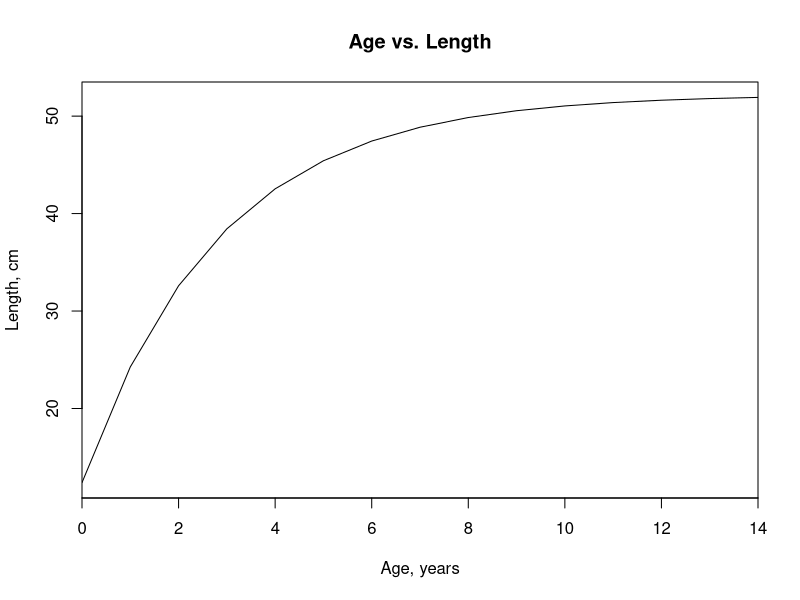
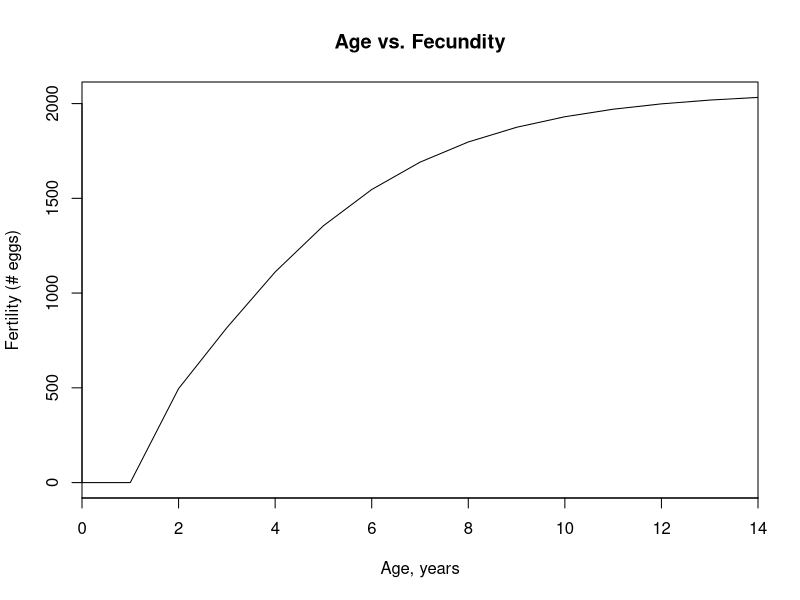
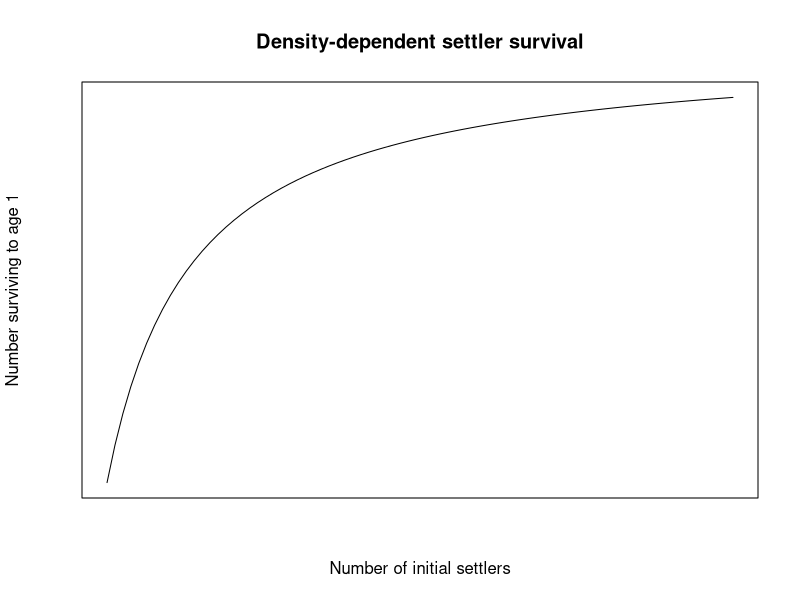

Generate these figures, in order, with R: (Note: this script raises an error after producing the figures.)
## ---- chunk 1
library(RColorBrewer)
library(ggplot2)
library(reshape2)
## ---- chunk 2
max.age <- 14 # max age class (number of age classes will be this plus 1 (for age 0)
gamma <- 0.125 # proportion of settling larvae that survive the first year
ext <- 1000 # number of externally supplied larvae
e.vec <- c(1,rep(0,(max.age))) # allows addition of external larvae to the matrix
ret <- 0.5 # proportion of locally produced larvae that return (self-seeding proportion)
surv <- 0.863 # natural survival of post-settler larvae
p.vec <- c(1,rep(surv,max.age)) # survivorship vector (p.vec[i] is the survival from age i-2 to i-1)

## Rate of self-recruitment (placeholder; sampled from a beta distribution later)
a <- 0.001

## Von Bertalanffy parameters
Linf <- 52.2 #L infinity, asymptotic length
K <- 0.354 #growth rate
t0 <- -0.766 #theoretical age at zero length
vb <- c(Linf, K, t0) #concatenated 3 V-B growth params

## Fecundity/fertility/length relationship
repr.age <- 2 #age at first reproduction
f1 <- 0.0129
f2 <- 3.03

## Beverton-Holt parameter, for density-dependent model
B <- .0001 # (B-H beta parameter)

## Years for each simulation
sim.years <- 200
## ---- chunk 3
vb.growth <- function(age.vec,vb)  { 
  ## function that takes an age vector and a vector of V-B params, c(Linf, K, t0)
  ## returns a vector of lengths
  lengths <- sapply(age.vec, function(x) vb[1]*(1-exp(-vb[2]*(x-vb[3]))))
  return(lengths)
  }

## with our parameters:
l.vec <- vb.growth(age.vec=0:max.age,vb=vb) #vector of lengths (to be used later)
plot(0:max.age,l.vec,main="Age vs. Length",type='l',xlab='Age, years',ylab='Length, cm',
     xaxs='i')
## ---- chunk 4
 fert <- function(age.vec, vb, repr.age, f1,f2) {
  ## function that builds on VB equation above, taking three more parameters to calculate fertility
  ## as a function of age.
  ## From Armsworth (2002) and Sadovy (1996)
  l.vec <- vb.growth(age.vec=age.vec,vb=vb)
  f <- sapply(l.vec, function(x) f1*x^f2)
  f[1:repr.age] <- 0
  return(f)
}

# with our parameters:
f.vec <- fert(age.vec=0:max.age,vb=vb,repr.age=repr.age,f1=f1,f2=f2)
plot(0:max.age,f.vec,main="Age vs. Fecundity",type='l',xlab='Age, years',ylab='Fertility (# eggs)',
     xaxs='i')
## ---- chunk 5
net.R <- function(f.vec,p.vec) {
  p.cum <- numeric()
  for (i in 1:(max.age+1)) { #cumulative survival (i.e. vector of prob. surviving age 0:x)
    p.cum[i] <- prod(p.vec[1:i])
  }
  R <- sum(f.vec*p.cum)
  return(R)
}
## ---- chunk 6
M.di <- function (max.age,a, gamma, f.vec, p.vec) {
  M=matrix(nrow=max.age+1,ncol=max.age+1)
  r1 <- f.vec*a*gamma #first row, allowing for a partially open population and settler mortality in year 1
  M[1,] <-r1
  for (i in 2:(max.age+1)) { #rows 2 to max age
    row <- numeric(max.age+1)
    row[i-1] <- p.vec[i]
    M[i,] <- row
  }
  return(M)
}
## ---- chunk 7
S.dd <- function(a,f.vec,n.vec,ext) {
  a*sum(f.vec*n.vec)+ext
}

G <- function(a,f.vec,n.vec,ext,gamma,B) { #utilizes the S(t) equation above
  s <- S.dd(a,f.vec,n.vec,ext)
  out <- (gamma*s)/(1+B*s)
  return(out)
}
## ---- chunk 8
n.vec.test <- seq(1,4000,by=50)
G.test <- sapply(n.vec.test,G,B=B,a=a,f.vec=f.vec,ext=ext,gamma=gamma)
plot(n.vec.test,G.test, type='l',xaxt='n',yaxt='n', main='Density-dependent settler survival',xlab='Number of initial settlers', ylab='Number surviving to age 1')
## ---- chunk 9
M.dd <- function (max.age,a, gamma, f.vec, p.vec,n.vec,ext, B) {
  M=matrix(nrow=max.age+1,ncol=max.age+1)
  ## Calls the G(S) function, which requires 3 new params: n.vec, ext, and B
  g <- G(a=a,f.vec=f.vec,n.vec=n.vec,ext=ext,gamma=gamma,B=B)
  r1 <- f.vec*a*g #first row, allowing for a partially open population and settler mortality in year 1
  M[1,] <-r1
  for (i in 2:(max.age+1)) { #rows 2 to max age
    row <- numeric(max.age+1)
    row[i-1] <- p.vec[i]
    M[i,] <- row
  }
  return(M)
}
## ---- chunk 10
estBetaParams <- function(mu, cv) { # estimates parameters for a beta distribution, for a desired mean and cv
  var = (cv*mu)^2
  alpha <- ((1 - mu) / var - 1 / mu) * mu ^ 2
  beta <- alpha * (1 / mu - 1)
  return(params = list(alpha = alpha, beta = beta))
}
## for a mean of around 0.1% (0.001) for a, and a cv of 0.5, the parameters are:

a.alpha <- 4
a.beta <- 4000

estlnormParams <- function(mean,cv) { #estimates location and scale parameters for a lognormal distribution for a desired mean and cv, for use in R's rlnorm function
  var = (cv*mean)^2
  scale <- sqrt(log(1+var/mean^2))
  loc <- log(mean)-scale/2
  return(params=list(meanlog=loc, sdlog=scale))
}

ext.meanlog <- 6.67
ext.sdlog <- 0.47

## ---- chunk 11

## Calls all the parts we've coded so far
sim.dipop <- function(nyears=200,max.age=14,Linf=52.2,K=0.354,t0 = -0.766, surv=0.863, repr.age=2, gamma=0.125,
                    f1=0.0129,f2=3.03,a.mu=0.001,a.cv=0.5, ext.mean=1000, ext.cv=0.5) {
  ## age vector
  age.vec <- 0:max.age
  
  ## lengths vector
  vb <- c(Linf,K,t0)
  l.vec <- vb.growth(age.vec=0:max.age,vb=vb)
  
  ## fertility vector
  f.vec <- fert(age.vec=0:max.age,vb=vb,repr.age=repr.age,f1=f1,f2=f2)
  
  ## survival vector
  p.vec <- c(1,rep(surv,max.age))
  
  ## allows external larvae to affect the matrix
  e.vec <- c(1,rep(0,(max.age)))
  
  ## parameters and vector for beta-distributed a (self-recruitment rate)
  a.alpha <- estBetaParams(mu=a.mu,cv=a.cv)[[1]]
  a.beta <- estBetaParams(mu=a.mu,cv=a.cv)[[2]]
  a.rand <- a.rand <- rbeta(n=nyears,shape1=a.alpha,shape2=a.beta)
  
  ## parameters and vector for log-norm-distributed ext (number of external larvae)
  ext.meanlog <- estlnormParams(mean=ext.mean,cv=ext.cv)[[1]]
  ext.sdlog <- estlnormParams(mean=ext.mean,cv=ext.cv)[[2]]
  ext.rand <- rlnorm(n=nyears,meanlog=ext.meanlog,sdlog=ext.sdlog)
  
  ## the simulation output matrix
  d.i.sim <- matrix(nrow=(max.age+1), ncol=nyears)
  d.i.simtot <- numeric() # total population
  Ninit <- rep(250,15) # starting abundance (equal in all classes)
  d.i.sim[,1] <- Ninit
  d.i.simtot <- sum(Ninit)
  eigens <- numeric() # for holding eigenvalues
  Radj <- numeric() # for holding "adjusted" R values (R*gamma*a in each year)
  
  ## run the simulation
  for (i in 1:(nyears-1)) {
    demo.rand <- runif(1,min=0.875,max=1.125) # allows uniform random synchronous variation
    M <- M.di(max.age=max.age,a=a.rand[i], gamma=gamma*demo.rand, f.vec=f.vec*demo.rand, p.vec=p.vec*demo.rand)
    eigens[i] <- eigen(M)[[1]][1] #store the dominant eigen value
    Radj[i] <- net.R(f.vec=f.vec*demo.rand,p.vec=p.vec*demo.rand)*(gamma*demo.rand)*a.rand[i]
    N.vec <- M%*%d.i.sim[,i] + (gamma*ext.rand[i]*e.vec)
    d.i.sim[,i+1] <- N.vec
    d.i.simtot[i+1] <- sum(N.vec)
  }
  demo.rand <- runif(1,min=0.875,max=1.125) # allows uniform random synchronous variation
  M <- M.di(a=a.rand[nyears], gamma=gamma*demo.rand, f.vec=f.vec*demo.rand, p.vec=p.vec*demo.rand)
  eigens[nyears] <- eigen(M)[[1]][1] #store the dominant eigen value
  Radj[nyears] <- net.R(f.vec=f.vec*demo.rand,p.vec=p.vec*demo.rand)*(gamma*demo.rand)*a.rand[nyears]
  
  ## Returns a list with the last 100 years of the simulation, including population (every age class), total population summed over age classes, proportional population in each age class, eigenvalues of each year's matrix, and Reproductive Value for the average individual each year, adjusted for settler survival (gamma) and self-recruitment rate a.
  return(list(pop=d.i.sim[(nyears-99):nyears],tot=d.i.simtot[(nyears-99):nyears],props=apply(d.i.sim,
              MARGIN=2,FUN=function(x) x/sum(x))[(nyears-99):nyears], eigens=Re(eigens[(nyears-99):nyears]),
              Radj=Radj[(nyears-99):nyears]))
}

simtest<- sim.dipop()
simtestplot<-ggplot(melt(simtest[['Radj']]),aes(x=101:200,y=value)) +geom_line()
simtestplot +geom_hline(aes(yintercept=mean(value)))
## ---- chunk 12
a.sens <- seq(.001,.01,length=50)
sens.cv <- numeric()
sens.eigen <- numeric()
sens.tot <- numeric()
sens.Radj <- numeric()
for(i in 1:length(a.sens)) {
  sim <- sim.dipop(a.mu=a.sens[i])
  sens.tot[i] <- mean(sim[['tot']])
  sens.cv[i] <- sd(sim[['tot']])/mean(sim[['tot']])
  sens.eigen[i] <- mean(sim[['eigens']])
  sens.Radj[i]<-mean(sim[['Radj']])
}
sens.data <- as.data.frame(cbind(a.sens,sens.cv,sens.eigen,sens.tot,sens.Radj))
ggplot(sens.data,aes(x=a.sens,y=sens.cv)) + geom_point()
ggplot(sens.data,aes(x=a.sens,y=sens.eigen)) + geom_point()
ggplot(sens.data,aes(x=a.sens,y=sens.Radj,colour='red')) +geom_point()
ggplot(sens.data,aes(x=a.sens,y=sens.tot)) + geom_point()

## ---- chunk 13
ext.sens <- seq(100,10000,length=50)
extsens.cv <- numeric()
extsens.eigen <- numeric()
extsens.tot <- numeric()
extsens.Radj <- numeric()
for(i in 1:length(ext.sens)) {
  sim <- sim.dipop(ext.mean=ext.sens[i])
  extsens.tot[i] <- mean(sim[['tot']])
  extsens.cv[i] <- sd(sim[['tot']])/mean(sim[['tot']])
  extsens.eigen[i] <- mean(sim[['eigens']])
  extsens.Radj[i]<-mean(sim[['Radj']])
}
extsens.data <- as.data.frame(cbind(ext.sens,extsens.cv,extsens.eigen,extsens.tot,extsens.Radj))
ggplot(extsens.data,aes(x=ext.sens,y=extsens.cv)) + geom_point()
ggplot(extsens.data,aes(x=ext.sens,y=extsens.eigen)) + geom_point()
ggplot(extsens.data,aes(x=ext.sens,y=extsens.Radj,colour='red')) +geom_point()
ggplot(extsens.data,aes(x=ext.sens,y=extsens.tot)) + geom_point()

## ---- chunk 14

## Calls all the parts we've coded so far
sim.ddpop <- function(nyears=200,max.age=14,Linf=52.2,K=0.354,t0 = -0.766, surv=0.863, repr.age=2, gamma=0.125,
                    f1=0.0129,f2=3.03,a.mu=0.001,a.cv=0.5, ext.mean=1000, ext.cv=0.5, B=0.0001) {
  ## age vector
  age.vec <- 0:max.age
  
  ## lengths vector
  vb <- c(Linf,K,t0)
  l.vec <- vb.growth(age.vec=0:max.age,vb=vb)
  
  ## fertility vector
  f.vec <- fert(age.vec=0:max.age,vb=vb,repr.age=repr.age,f1=f1,f2=f2)
  
  ## survival vector
  p.vec <- c(1,rep(surv,max.age))
  
  ## allows external larvae to affect the matrix
  e.vec <- c(1,rep(0,(max.age)))
  
  ## parameters and vector for beta-distributed a (self-recruitment rate)
  a.alpha <- estBetaParams(mu=a.mu,cv=a.cv)[[1]]
  a.beta <- estBetaParams(mu=a.mu,cv=a.cv)[[2]]
  a.rand <- a.rand <- rbeta(n=nyears,shape1=a.alpha,shape2=a.beta)
  
  ## parameters and vector for log-norm-distributed ext (number of external larvae)
  ext.meanlog <- estlnormParams(mean=ext.mean,cv=ext.cv)[[1]]
  ext.sdlog <- estlnormParams(mean=ext.mean,cv=ext.cv)[[2]]
  ext.rand <- rlnorm(n=nyears,meanlog=ext.meanlog,sdlog=ext.sdlog)
  
  ## the simulation output matrix
  d.d.sim <- matrix(nrow=(max.age+1), ncol=nyears)
  d.d.simtot <- numeric() # total population
  Ninit <- rep(250,15) # starting abundance (equal in all classes)
  d.d.sim[,1] <- Ninit
  d.d.simtot <- sum(Ninit)
  eigens <- numeric() # for holding eigenvalues
  Radj <- numeric() # for holding "adjusted" R values (R*gamma*a in each year)
  
  ## run the simulation
  for (i in 1:(nyears-1)) {
    demo.rand <- runif(1,min=0.875,max=1.125) # allows uniform random synchronous variation
    M <- M.dd(max.age=max.age,a=a.rand[i], gamma=gamma*demo.rand, f.vec=f.vec*demo.rand,
              p.vec=p.vec*demo.rand,n.vec=d.d.sim[,i],ext=ext.mean, B=B*demo.rand)
    eigens[i] <- eigen(M)[[1]][1] #store the dominant eigen value
    Radj[i] <- net.R(f.vec=f.vec*demo.rand,p.vec=p.vec*demo.rand)*(gamma*demo.rand)*a.rand[i]
    N.vec <- M%*%d.d.sim[,i] + (gamma*ext.rand[i]*e.vec)
    d.d.sim[,i+1] <- N.vec
    d.d.simtot[i+1] <- sum(N.vec)
  }
  demo.rand <- runif(1,min=0.875,max=1.125) # allows uniform random synchronous variation
  M <- M.dd(max.age=max.age,a=a.rand[i], gamma=gamma*demo.rand, f.vec=f.vec*demo.rand,
              p.vec=p.vec*demo.rand,n.vec=d.d.sim[,nyears],ext=ext.mean, B=B*demo.rand)
  eigens[nyears] <- eigen(M)[[1]][1] #store the dominant eigen value
  Radj[nyears] <- net.R(f.vec=f.vec*demo.rand,p.vec=p.vec*demo.rand)*(gamma*demo.rand)*a.rand[nyears]
  
  
  ## Returns a list with the last 100 years of the simulation, including population (every age class), total
  ## population summed over age classes, proportional population in each age class, eigenvalues of each year's matrix,
  ## and Reproductive Value for the average individual each year, adjusted for settler survival (gamma) and
  ## self-recruitment rate a.
  
  return(list(pop=d.d.sim[(nyears-99):nyears],tot=d.d.simtot[(nyears-99):nyears],props=apply(d.d.sim,
              MARGIN=2,FUN=function(x) x/sum(x))[(nyears-99):nyears], eigens=Re(eigens[(nyears-99):nyears]),
              Radj=Radj[(nyears-99):nyears]))
}
simtest<- sim.ddpop()
simtestplot<-ggplot(melt(simtest[['Radj']]),aes(x=101:200,y=value)) +geom_line()
simtestplot +geom_hline(aes(yintercept=mean(value)))
## ---- chunk 15
a.sens <- seq(.001,.01,length=50)
sens.cv <- numeric()
sens.eigen <- numeric()
sens.tot <- numeric()
sens.Radj <- numeric()
for(i in 1:length(a.sens)) {
  sim <- sim.ddpop(a.mu=a.sens[i])
  sens.tot[i] <- mean(sim[['tot']])
  sens.cv[i] <- sd(sim[['tot']])/mean(sim[['tot']])
  sens.eigen[i] <- mean(sim[['eigens']])
  sens.Radj[i]<-mean(sim[['Radj']])
}
sens.data <- as.data.frame(cbind(a.sens,sens.cv,sens.eigen,sens.tot,sens.Radj))
ggplot(sens.data,aes(x=a.sens,y=sens.cv)) + geom_point()
ggplot(sens.data,aes(x=a.sens,y=sens.eigen)) + geom_point()
ggplot(sens.data,aes(x=a.sens,y=sens.Radj,colour='red')) +geom_point()
ggplot(sens.data,aes(x=a.sens,y=sens.tot)) + geom_point()
